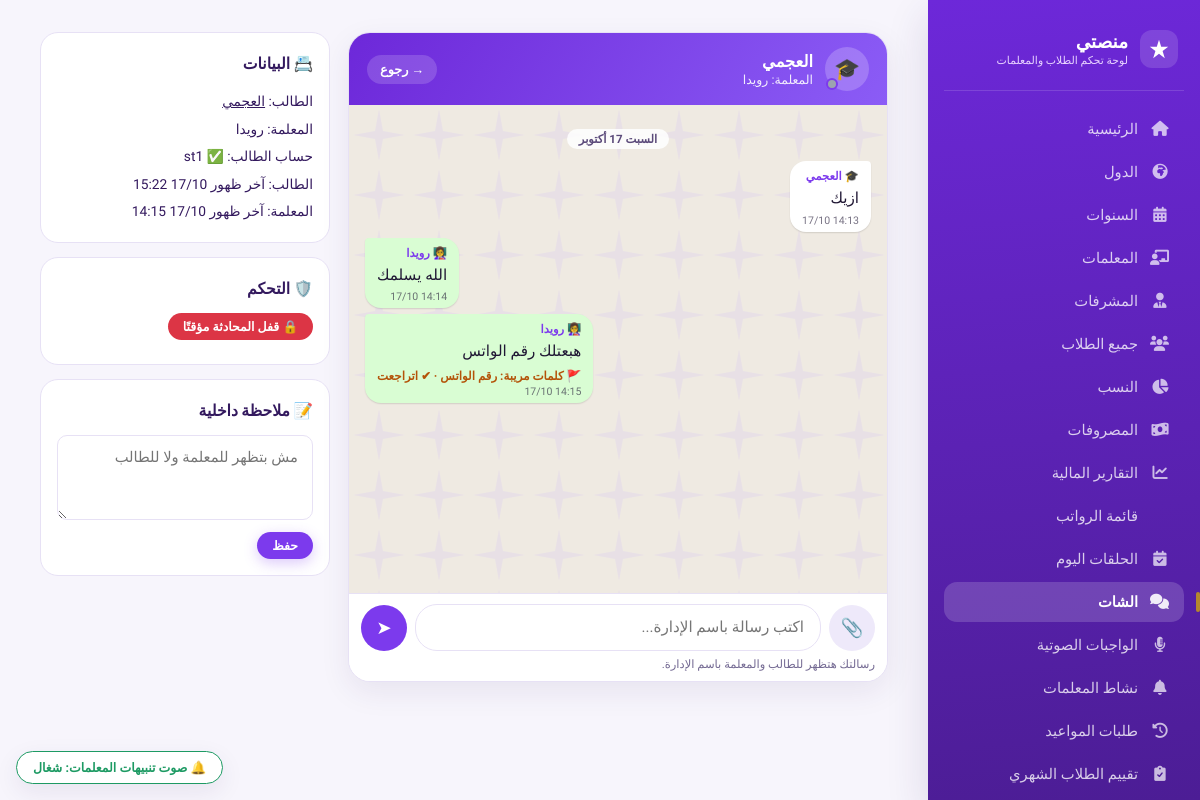
/chat/admin/student/1/ (signed in), run on the app's committed database.
### core/models.py (models this page shows, shortened)
class Student(models.Model):
    STATUS_CHOICES = [('active', 'مقيد'), ('inactive', 'غير مقيد')]
    PAYMENT_STATUS_CHOICES = [('paid', 'مدفوع'), ('pending', 'مستحق'), ('overdue', 'متأخر')]
    ENROLLMENT_TYPE_CHOICES = [('new', 'طالب جديد'), ('existing', 'طالب مسجل من قبل')]
    SOURCE_CHOICES = [
        ('ad', 'إعلان'),
        ('referral', 'توصية'),
        ('website', 'الموقع'),
        ('social_media', 'سوشيال ميديا'),
        ('other', 'أخرى'),
    ]
    country = models.ForeignKey(Country, on_delete=models.CASCADE, related_name='students', verbose_name="الدولة")
    teacher = models.ForeignKey(Teacher, on_delete=models.SET_NULL, null=True, blank=True, related_name='students', verbose_name="المعلمة")
    name = models.CharField(max_length=255, verbose_name="اسم الطالب")
    age = models.PositiveIntegerField(null=True, blank=True, verbose_name="السن")
    phone = models.CharField(max_length=20, blank=True, null=True, verbose_name="رقم الهاتف")
    guardian_phone = models.CharField(max_length=20, blank=True, null=True, verbose_name="هاتف ولي الأمر")
    user = models.OneToOneField(
        settings.AUTH_USER_MODEL, null=True, blank=True,
        on_delete=models.SET_NULL, related_name='core_student',
        verbose_name="حساب دخول بوابة الطالب"
    )
    governorate = models.CharField(max_length=100, blank=True, null=True, verbose_name="المحافظة")
    package_name = models.CharField(max_length=100, blank=True, null=True, verbose_name="اسم الباقة")
    lessons_count = models.PositiveIntegerField(default=4, verbose_name="عدد الحلقات")
    subscription_fee = models.DecimalField(max_digits=10, decimal_places=2, default=0, verbose_name="قيمة الاشتراك")
    month = models.CharField(max_length=20, verbose_name="الشهر")
    start_date = models.DateField(default=timezone.now, verbose_name="تاريخ بداية الاشتراك")
    end_date = models.DateField(null=True, blank=True, verbose_name="تاريخ نهاية الاشتراك")
    last_payment_date = models.DateField(null=True, blank=True, verbose_name="آخر دفعة")
    payment_status = models.CharField(max_length=20, choices=PAYMENT_STATUS_CHOICES, default='pending', verbose_name="حالة الدفع")
    status = models.CharField(max_length=20, choices=STATUS_CHOICES, default='active', verbose_name="الحالة")
    notes = models.TextField(blank=True, null=True, verbose_name="ملاحظات عامة")
    join_date = models.DateField(default=timezone.now, verbose_name="تاريخ التسجيل")
    enrollment_type = models.CharField(
        max_length=20, choices=ENROLLMENT_TYPE_CHOICES, default='new',
        verbose_name="نوع التسجيل"
    )
    acquisition_source = models.CharField(
        max_length=20, choices=SOURCE_CHOICES, blank=True, null=True,
        verbose_name="مصدر الطالب (لو جديد)"
    )
    class Meta:
        verbose_name = "طالب"
        verbose_name_plural = "الطلاب"
        ordering = ['name']

class Teacher(models.Model):
    name = models.CharField(max_length=255, verbose_name="اسم المعلمة")
    age = models.PositiveIntegerField(null=True, blank=True, verbose_name="السن")
    phone = models.CharField(max_length=20, blank=True, null=True, verbose_name="رقم الهاتف")
    whatsapp = models.CharField(max_length=20, blank=True, null=True, verbose_name="واتساب")
    governorate = models.CharField(max_length=100, blank=True, null=True, verbose_name="المحافظة")
    hire_date = models.DateField(null=True, blank=True, verbose_name="تاريخ بداية العمل")
    user = models.OneToOneField(
        settings.AUTH_USER_MODEL, null=True, blank=True,
        on_delete=models.SET_NULL, related_name='teacher_profile',
        verbose_name="حساب الدخول"
    )
    commission_percent = models.DecimalField(
        max_digits=5, decimal_places=2, default=60,
        verbose_name="نسبة المعلمة من الاشتراكات (%)"
    )
    fixed_salary = models.DecimalField(
        max_digits=10, decimal_places=2, null=True, blank=True,
        verbose_name="راتب مثبت (بدل النسبة)"
    )
    lesson_rate = models.DecimalField(
        max_digits=8, decimal_places=2, default=DEFAULT_LESSON_RATE,
        verbose_name="سعر الحصة"
    )
    supervisor = models.ForeignKey(
        'Supervisor', null=True, blank=True, on_delete=models.SET_NULL,
        related_name='teachers', verbose_name="المشرفة المسؤولة"
    )
    class Meta:
        verbose_name = "معلمة"
        verbose_name_plural = "المعلمات"
        ordering = ['name']

### chat/models.py (models this page shows, shortened)
class ChatMessage(models.Model):
    SENDER_CHOICES = [
        ('student', 'الطالب / ولي الأمر'),
        ('teacher', 'المعلمة'),
        ('admin', 'الإدارة'),
    ]
    KIND_CHOICES = [('image', 'صورة'), ('audio', 'رسالة صوتية'), ('video', 'فيديو'), ('file', 'ملف')]
    STATUS_CHOICES = [('sent', 'اتبعتت'), ('blocked', 'اتمنعت (فيها وسيلة تواصل خاصة)')]
    conversation = models.ForeignKey(Conversation, on_delete=models.CASCADE, related_name='messages', verbose_name="المحادثة")
    sender_type = models.CharField(max_length=10, choices=SENDER_CHOICES, verbose_name="المرسل")
    sender_user = models.ForeignKey(
        settings.AUTH_USER_MODEL, null=True, blank=True, on_delete=models.SET_NULL,
        related_name='chat_messages_sent', verbose_name="حساب المرسل",
    )
    teacher = models.ForeignKey(
        'core.Teacher', null=True, blank=True, on_delete=models.SET_NULL,
        related_name='chat_messages', verbose_name="المعلمة وقت الرسالة",
    )
    body = models.TextField(blank=True, default='', verbose_name="النص")
    attachment = models.FileField(upload_to=attachment_path, blank=True, null=True, verbose_name="مرفق")
    attachment_kind = models.CharField(max_length=10, choices=KIND_CHOICES, blank=True, default='')
    attachment_name = models.CharField(max_length=255, blank=True, default='')
    attachment_mime = models.CharField(max_length=100, blank=True, default='')
    attachment_hidden = models.BooleanField(default=False, verbose_name="المرفق مخفي بقرار الإدارة")
    status = models.CharField(max_length=10, choices=STATUS_CHOICES, default='sent', db_index=True, verbose_name="الحالة")
    flagged = models.BooleanField(default=False, db_index=True, verbose_name="محتاجة مراجعة")
    flag_reasons = models.CharField(max_length=255, blank=True, default='', verbose_name="سبب التنبيه")
    flag_resolved = models.BooleanField(default=False, verbose_name="الإدارة راجعتها")
    read_at = models.DateTimeField(null=True, blank=True, verbose_name="اتقرت")
    created_at = models.DateTimeField(default=timezone.now, db_index=True, verbose_name="الوقت")
    class Meta:
        verbose_name = "رسالة"
        verbose_name_plural = "الرسائل"
        ordering = ['created_at', 'id']
    @property
    def is_blocked(self):
        return self.status == 'blocked'

class Conversation(models.Model):
    student = models.OneToOneField(
        'core.Student', on_delete=models.CASCADE, related_name='chat', verbose_name="الطالب",
    )
    is_locked = models.BooleanField(default=False, verbose_name="المحادثة مقفولة من الإدارة")
    is_flagged = models.BooleanField(default=False, db_index=True, verbose_name="فيها رسائل محتاجة مراجعة")
    admin_note = models.TextField(blank=True, default='', verbose_name="ملاحظة الإدارة (مش بتظهر لحد)")
    teacher_unread = models.PositiveIntegerField(default=0, verbose_name="غير مقروء للمعلمة")
    student_unread = models.PositiveIntegerField(default=0, verbose_name="غير مقروء للطالب")
    admin_unread = models.PositiveIntegerField(default=0, verbose_name="جديد للإدارة")
    teacher_seen_at = models.DateTimeField(null=True, blank=True, editable=False)
    student_seen_at = models.DateTimeField(null=True, blank=True, editable=False)
    teacher_typing_at = models.DateTimeField(null=True, blank=True, editable=False)
    student_typing_at = models.DateTimeField(null=True, blank=True, editable=False)
    last_message_at = models.DateTimeField(null=True, blank=True, db_index=True, verbose_name="آخر رسالة")
    created_at = models.DateTimeField(auto_now_add=True, verbose_name="تاريخ البداية")
    class Meta:
        verbose_name = "محادثة"
        verbose_name_plural = "المحادثات"
        ordering = ['-last_message_at', '-id']
    @staticmethod
    def _recent(dt, seconds):
        return bool(dt and timezone.now() - dt < timezone.timedelta(seconds=seconds))
    def teacher_online(self):
        return self._recent(self.teacher_seen_at, ONLINE_SECONDS)
    def student_online(self):
        return self._recent(self.student_seen_at, ONLINE_SECONDS)

### accounts/models.py (models this page shows, shortened)
class User(AbstractUser):
    USER_TYPES = (
        ('student', 'طالب'),
        ('teacher', 'معلمة'),
        ('supervisor', 'مشرف'),
        ('admin', 'مدير'),
    )
    user_type = models.CharField(
        max_length=15,
        choices=USER_TYPES,
        default='student',
        verbose_name="نوع المستخدم"
    )
    phone = models.CharField(
        max_length=20,
        blank=True,
        null=True,
        verbose_name="رقم الهاتف"
    )
    country = models.CharField(
        max_length=50,
        blank=True,
        null=True,
        verbose_name="الدولة"
    )
    class Meta:
        verbose_name = "مستخدم"
        verbose_name_plural = "المستخدمون"

### chat/views.py (the view)
# urls.py: path('chat/admin/student/<int:student_id>/', views.admin_thread, name='chat_admin_thread'),
@staff_member_required
def admin_thread(request, student_id):
    student = get_object_or_404(Student.objects.select_related('teacher', 'user'), pk=student_id)
    conv = services.conversation_for(student)
    services.mark_seen(conv, 'admin')
    ctx = _thread_ctx(request, conv, 'admin')
    ctx['flagged_messages'] = conv.messages.filter(flagged=True, flag_resolved=False).order_by('-id')[:20]
    return render(request, 'chat/admin_thread.html', ctx)

### templates/chat/admin_thread.html (shortened to what this page needs)
{% extends 'core/base.html' %}
{% block content %}
<div class="ct-grid">
  <div>{% include 'chat/_thread.html' %}</div>
  <div>
    <div class="ct-box">
      <h3>📇 البيانات</h3>
      <div class="ct-kv">
        <div>الطالب: <a href="{% url 'student_detail' student.id %}">{{ student.name }}</a></div>
        <div>المعلمة: {{ teacher.name|default:"بدون معلمة" }}</div>
        <div>حساب الطالب: {% if student.user %}✅ {{ student.user.username }}{% else %}❌ مفيش - <a href="{% url 'create_student_login' student.id %}">إنشاء حساب</a>{% endif %}</div>
        <div>الطالب: {% if conv.student_online %}🟢 متصل الآن{% elif conv.student_seen_at %}آخر ظهور {{ conv.student_seen_at|date:"j/n H:i" }}{% else %}لسه مدخلش{% endif %}</div>
        <div>المعلمة: {% if conv.teacher_online %}🟢 متصلة الآن{% elif conv.teacher_seen_at %}آخر ظهور {{ conv.teacher_seen_at|date:"j/n H:i" }}{% else %}لسه مدخلتش{% endif %}</div>
      </div>
    </div>
    <div class="ct-box">
      <h3>🛡️ التحكم</h3>
      <form method="post" action="{% url 'chat_admin_update' student.id %}" style="margin-bottom:8px;">{% csrf_token %}
        <button class="btn {% if conv.is_locked %}btn-success{% else %}btn-danger{% endif %} btn-sm" type="submit">{% if conv.is_locked %}🔓 فتح المحادثة{% else %}🔒 قفل المحادثة مؤقتًا{% endif %}</button>
      </form>
    </div>
    <div class="ct-box">
      <h3>📝 ملاحظة داخلية</h3>
      <form method="post" action="{% url 'chat_admin_update' student.id %}">{% csrf_token %}
        <textarea name="admin_note" class="form-input" rows="3" placeholder="مش بتظهر للمعلمة ولا للطالب" style="width:100%;">{{ conv.admin_note }}</textarea>
        <button class="btn btn-primary btn-sm" type="submit" style="margin-top:8px;">حفظ</button>
      </form>
    </div>
  </div>
</div>
{% endblock %}

### templates/chat/_thread.html (shortened to what this page needs)
<div class="cb-shell" style="position:relative;">
  <div class="cb-top">
    <div class="cb-avatar">{% if role == 'student' %}👩‍🏫{% else %}🎓{% endif %}<span class="cb-dot{% if other_online %} on{% endif %}" id="cb-dot"></span></div>
    <div style="min-width:0;">
      <div class="cb-title">{% if role == 'student' %}{% if teacher %}المعلمة {{ teacher.name }}{% else %}المعلمة{% endif %}{% else %}{{ student.name }}{% endif %}</div>
      <div class="cb-status" id="cb-status">{% if other_online %}متصل الآن{% elif role != 'student' %}{% if teacher %}المعلمة: {{ teacher.name }}{% endif %}{% else %}الرسايل هنا بتوصل للمعلمة والإدارة متابعة{% endif %}</div>
    </div>
    <div class="cb-top-actions">
      {% if back_url %}<a href="{{ back_url }}">→ <span>رجوع</span></a>{% endif %}
    </div>
  </div>
  <div class="cb-list" id="cb-list" data-last-id="{{ last_id }}">
    {% for m in chat_messages %}
      {% ifchanged m.created_at.date %}<div class="cb-day">{{ m.created_at|date:"l j F" }}</div>{% endifchanged %}
      {% include 'chat/_bubble.html' %}
    {% empty %}
      <div class="cb-day" id="cb-empty">👋 ابدأ المحادثة - {% if role == 'student' %}اسأل معلمتك عن أي حاجة في الحفظ أو المواعيد{% else %}ابعتي أول رسالة{% endif %}</div>
    {% endfor %}
  </div>
  {% if can_send %}
  <form class="cb-compose" id="cb-form" method="post" enctype="multipart/form-data" action="{% url 'chat_send' conv.id %}">
    <div class="cb-row-input">
      <label class="cb-icon" title="صورة / ملف / فيديو">📎<input type="file" name="file" id="cb-file" hidden accept="image/*,audio/*,video/mp4,video/webm,application/pdf"></label>
      <textarea name="text" id="cb-text" rows="1" maxlength="4000" placeholder="{% if role == 'admin' %}اكتب رسالة باسم الإدارة...{% else %}اكتب رسالة...{% endif %}"></textarea>
      <button type="submit" class="cb-icon cb-send" id="cb-send" title="إرسال">➤</button>
    </div>
    <div class="cb-hint">{% if role == 'admin' %}رسالتك هتظهر للطالب والمعلمة باسم الإدارة.{% else %}🔒 المحادثة تحت إشراف الإدارة. ممنوع تبادل أرقام أو روابط أو حسابات تواصل خاصة.{% endif %}</div>
  </form>
  {% elif role == 'supervisor' %}
    <div class="cb-ro">👁️ وضع المتابعة (قراءة بس)</div>
  {% endif %}
</div>

### templates/chat/_bubble.html (shortened to what this page needs)
{% load chat_tags %}{% if role == 'teacher' or role == 'student' %}{% if m.sender_type == role %}{% firstof 'out' as side %}{% else %}{% firstof 'in' as side %}{% endif %}{% else %}{% if m.sender_type == 'student' %}{% firstof 'in' as side %}{% else %}{% firstof 'out' as side %}{% endif %}{% endif %}<div class="cb-row cb-{{ side }}{% if m.sender_type == 'admin' %} cb-admin{% endif %}{% if m.is_blocked %} cb-blocked{% endif %}" data-mid="{{ m.id }}">
  <div class="cb-bubble{% if m.flagged and not m.flag_resolved and role == 'admin' %} cb-flagged{% endif %}">
    {% if role == 'admin' or role == 'supervisor' or m.sender_type != role %}<div class="cb-who">{% sender_label m role %}</div>{% endif %}
    {% if m.body %}<div class="cb-text" dir="auto">{{ m.body|urlize|linebreaksbr }}</div>{% endif %}
    {% if m.is_blocked %}<div class="cb-alert">⛔ اتمنعت ومتبعتتش (فيها وسيلة تواصل خاصة){% if role == 'admin' or role == 'supervisor' %} · {{ m.flag_reasons }}{% endif %}</div>
    {% elif m.flagged and role == 'admin' %}<div class="cb-flag">🚩 {{ m.flag_reasons }}{% if m.flag_resolved %} · ✔ اتراجعت{% endif %}</div>{% endif %}
    <div class="cb-meta">
      <span>{{ m.created_at|date:"j/n H:i" }}</span>
    </div>
  </div>
</div>

### data on the page
Student: name "العجمي", user.username "st1"
Teacher: name "رويدا"
ChatMessage: created_at "السبت 17 أكتوبر", sender_type+conversation "🎓 العجمي", body "ازيك", created_at "17/10 14:13"
ChatMessage: sender_type+teacher "👩‍🏫 رويدا", body "الله يسلمك", created_at "17/10 14:14"
ChatMessage: sender_type+teacher "👩‍🏫 رويدا", body "هبعتلك رقم الواتس", flag_reasons "كلمات مريبة: رقم الواتس", flag_resolved "· ✔ اتراجعت", created_at "17/10 14:15"
Conversation: student_seen_at "17/10 15:22", teacher_seen_at "17/10 14:15"
